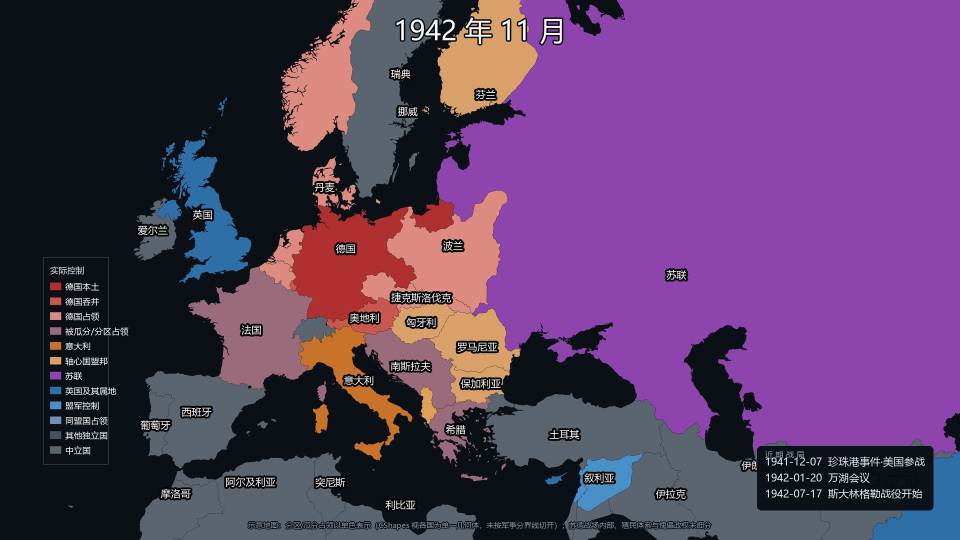
#> input picture site/assets/map_dark.jpg, 1920 x 1080 px (shown at 1/2 size)
$ python -i style_from_image.py   (imports and definitions only)
#> lines starting #> are read from the running program, lines starting #| are printed output that depends on the picture
#!/usr/bin/env python3
# -*- coding: utf-8 -*-
"""
风格提取层 · 从一张参考图提取风格并套用到地图
================================================
这就是「有输入图片的地方根据图片提取风格」。

**为什么用代码而不是调模型**
   实测过：让图像模型直接美化地图，它会连同数据一起美化掉
   （德国红/苏联紫被抹成一片褐色，中文标注变乱码，NCC −0.075）。
   但「提取风格」这件事本身是**可测量的**——色调分布、纸纹频率、
   颗粒强度、暗角曲线、白平衡，全都是统计量。既然是统计量，代码就能算，
   而且算出来是**确定性**的：同一张参考图 + 同一张底图 = 永远同一个结果。

**关键约束：保住信息**
   风格化最容易毁掉的是「哪些区域属于谁」这个信息。
   所以本模块分两条路：
     · tone/texture 模式（默认）：只取参考图的明暗、质感、白平衡，
       底图的**色相关系原样保留** → 德国红和苏联紫依然可辨
     · palette 模式：连配色一起换成参考图的色系，但会**保持颜色的相对区分度**
       （把底图调色板按明度序重锚到参考图的主色上）

用法
    python src/style_from_image.py extract 参考图.png --out style.json
    python src/style_from_image.py apply 底图.png --style style.json [--palette]
    python src/style_from_image.py demo 参考图.png 底图.png      # 一步到位
"""
from __future__ import annotations

import argparse
import json
import os
import sys

# [4 lines not run here, left out]

import numpy as np
from PIL import Image, ImageFilter

ROOT = os.path.dirname(os.path.dirname(os.path.abspath(__file__)))
OUT = os.path.join(ROOT, "output", "styled")


# ── 色彩工具 ────────────────────────────────────────────────
def _srgb_to_lin(c):
    return np.where(c <= 0.04045, c / 12.92, ((c + 0.055) / 1.055) ** 2.4)


def _lin_to_srgb(c):
    return np.where(c <= 0.0031308, c * 12.92, 1.055 * np.power(np.clip(c, 0, None), 1 / 2.4) - 0.055)


def luminance(rgb):
    """感知亮度（Rec.709 权重），在**线性**空间算才符合物理。"""
    lin = _srgb_to_lin(np.clip(rgb, 0, 1))
    return 0.2126 * lin[..., 0] + 0.7152 * lin[..., 1] + 0.0722 * lin[..., 2]


# ── HSL 工具（分类色重映射要用） ──────────────────────────────
def _hex_to_rgb01(h: str):
    h = h.lstrip("#")
    return tuple(int(h[i:i + 2], 16) / 255.0 for i in (0, 2, 4))


def _rgb01_to_hex(c) -> str:
    return "#%02x%02x%02x" % tuple(int(max(0.0, min(1.0, v)) * 255 + 0.5) for v in c)


# [25 lines left out: functions _rgb_to_hsl, _hsl_to_rgb, not called in this run]


def _hue_dist(a, b):
    d = abs(a - b) % 360.0
    return min(d, 360.0 - d)


# ── 分类色重映射：这是「抽风格」真正的落点 ────────────────────
# ── OKLab：大色相跨度插值必须用它 ────────────────────────────
# 为什么不能用 HSL 直接插色相：纸色从暖米(h≈43°)换到深蓝(h≈210°)要绕 167°，
# HSL 会沿色相环走过去，中途正好穿过**绿色** —— 半强度的蓝图风格会得到
# 一整片亮绿的场地（实测就是这么翻车的）。OKLab 是感知均匀空间，
# 两点之间走的是最短的感知路径，不会绕道别的色相。
# [187 lines left out: functions _srgb_to_oklab, _oklab_to_srgb, _blend_color, derive_palette, _hue_shortest, _palette_hue_spread and 1 more, not called in this run]


# ── 提取 ────────────────────────────────────────────────────
def extract_style(path: str, n_colors: int = 8, verbose: bool = True) -> dict:
    """把一张参考图量成一组可复用的风格参数。"""
#> called with path = '../site/assets/map_dark.jpg', n_colors = 8, verbose = True
    im = Image.open(path).convert("RGB")
#> im is the input picture: PIL image 1920x1080 RGB; mean R, G, B 90.4, 60.3, 100.5
    W, H = im.size
#> W = 1920; H = 1080
    # 大图先降采样：统计量不需要全分辨率，而且快得多
    scale = min(1.0, 900.0 / max(W, H))
#> scale = 0.469
    if scale < 1.0:
        im = im.resize((int(W * scale), int(H * scale)), Image.LANCZOS)
#> im: PIL image 900x506 RGB
    a = np.asarray(im, dtype=np.float32) / 255.0
    lum = luminance(a)
#> in _srgb_to_lin, `return np.where(c <= 0.04045, c / 12.92, ((c + 0.055) / 1.055) ** 2.4)`:
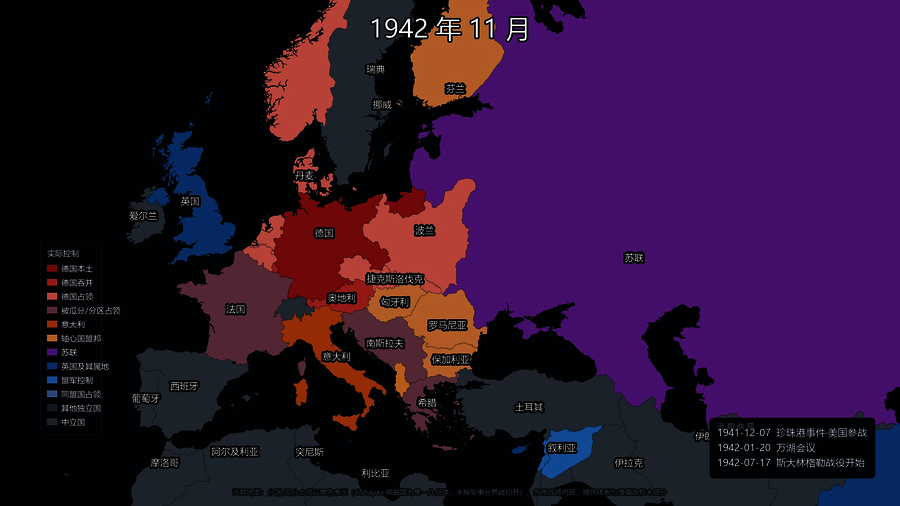
#> returned value: shape (506, 900, 3) float32; mean of channels 0, 1, 2 0.175, 0.0698, 0.201; drawn as R, G, B
#> in luminance, `return 0.2126 * lin[..., 0] + 0.7152 * lin[..., 1] + 0.0722 * lin[...,..`:
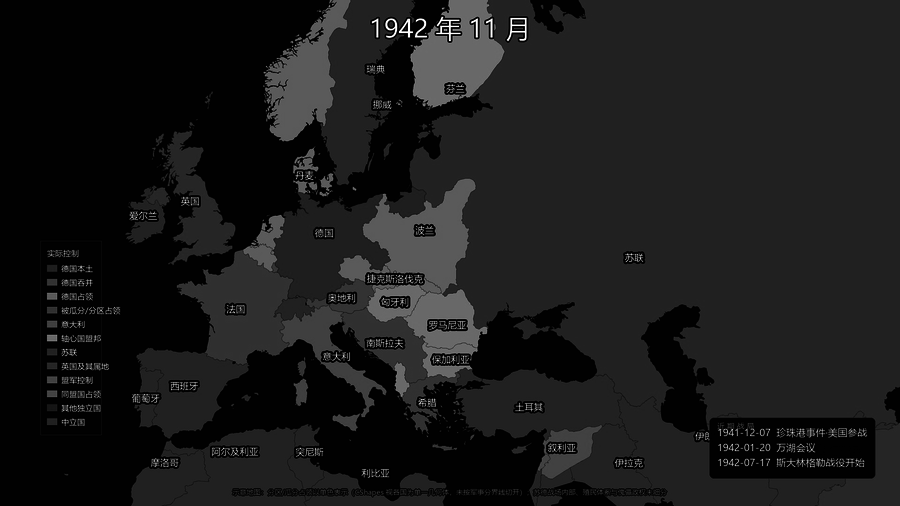
#> returned value: shape (506, 900) float32; min 0, max 1, mean 0.102

    # 1) 明暗分布：分位数比直方图更好存、更好插值
    qs = [0, 1, 5, 10, 25, 50, 75, 90, 95, 99, 100]
    levels = np.percentile(lum, qs).tolist()
#> levels = [0, 0.00202, 0.00496, 0.005, 0.005, 0.127, 0.128, 0.188, 0.354, 0.411, 1]

    # 2) 白平衡 / 色偏：比较三通道均值。参考图偏黄，给出 (R>G>B) 的增益
    means = a.reshape(-1, 3).mean(axis=0)
#> means = [0.356, 0.237, 0.395]
    gray = float(means.mean())
#> gray = 0.329
    gains = (means / max(gray, 1e-6)).tolist()
#> gains = [1.08, 0.719, 1.2]

    # 3) 平均饱和度：决定要不要把底图调淡
    mx = a.max(axis=2)
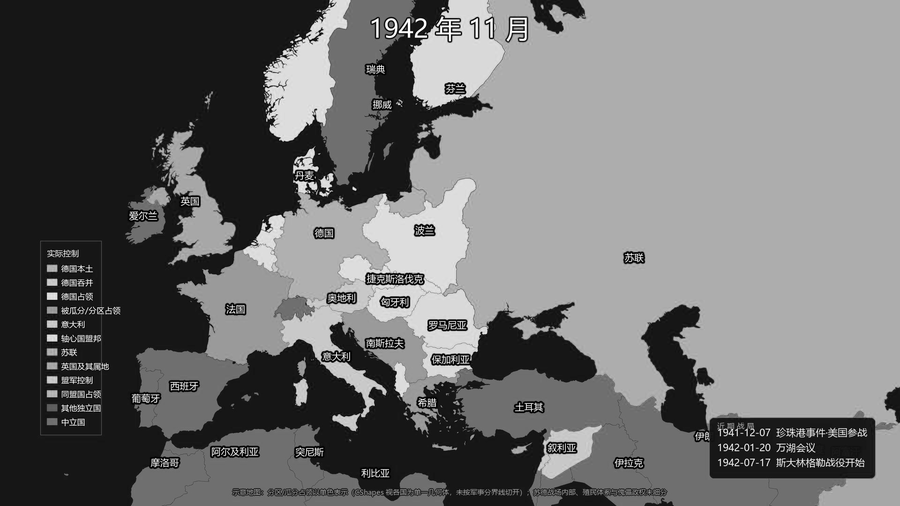
#> mx: shape (506, 900) float32; min 0, max 1, mean 0.434
    mn = a.min(axis=2)
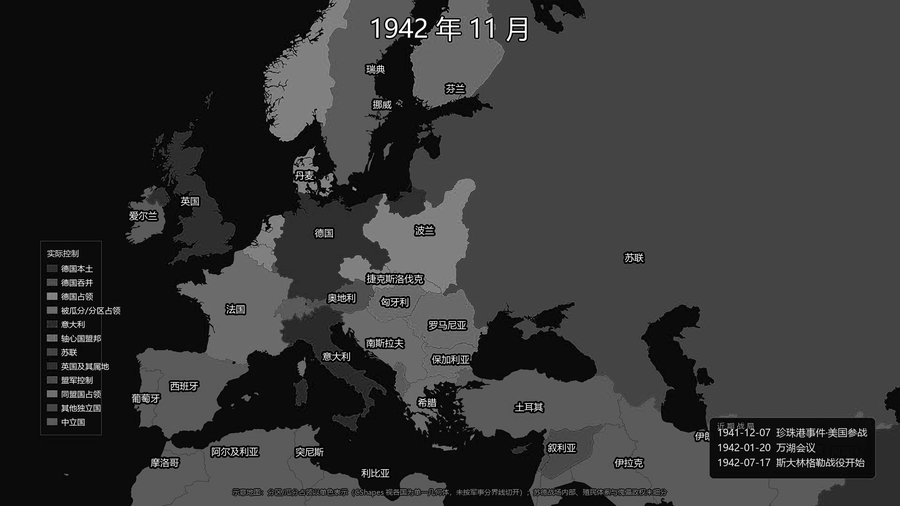
#> mn: shape (506, 900) float32; min 0, max 1, mean 0.211
    sat = np.where(mx > 1e-6, (mx - mn) / np.maximum(mx, 1e-6), 0.0)
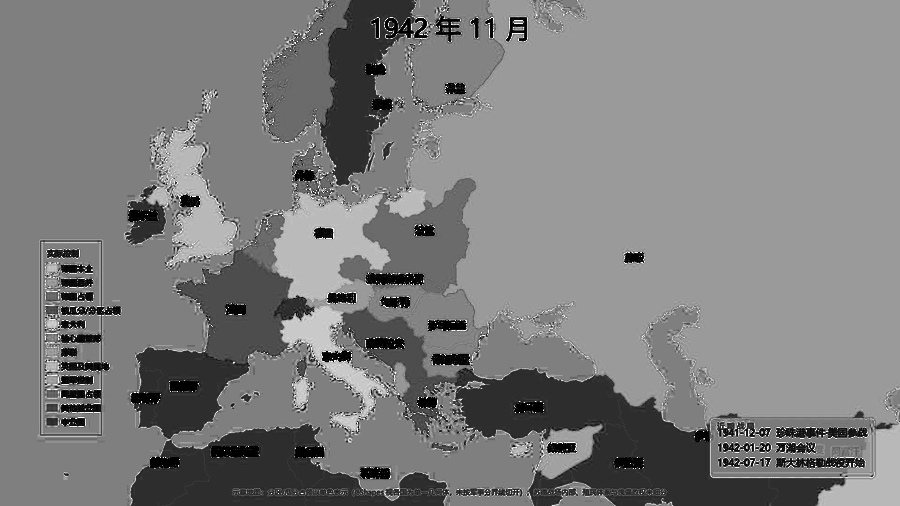
#> sat: shape (506, 900) float32; min 0, max 1, mean 0.493
    sat_mean = float(sat.mean())
#> sat_mean = 0.493

    # 4) 纸纹（低频）：重度模糊后的亮度起伏，反映纸张/光照的大尺度不均
    small = im.resize((max(8, im.width // 24), max(8, im.height // 24)), Image.LANCZOS)
    low = np.asarray(small.filter(ImageFilter.GaussianBlur(1.2)), dtype=np.float32) / 255.0
    low = luminance(low)
    low = (low - low.mean()) / max(low.std(), 1e-6)
#> low: shape (21, 37) float32

    # 5) 颗粒（高频）：原图减模糊，标准差就是颗粒强度
    blur = np.asarray(im.filter(ImageFilter.GaussianBlur(1.6)), dtype=np.float32) / 255.0
    hi = (a - blur)
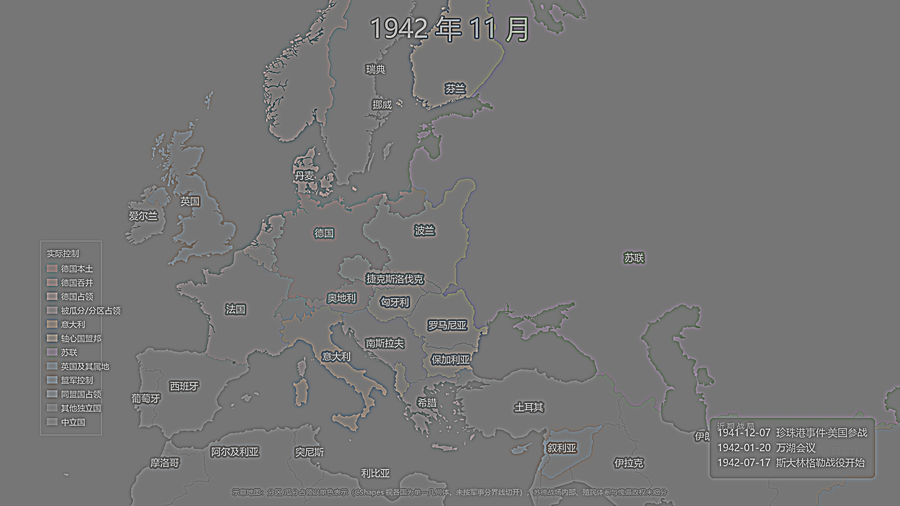
#> hi: shape (506, 900, 3) float32; mean R, G, B 3.09e-07, -1.31e-05, 9.12e-07; drawn with min black and max white
    grain = float(hi.std())
#> grain = 0.0607

    # 6) 暗角：四角亮度 / 中心亮度
    g = lum
    h, w = g.shape
#> h = 506; w = 900
    cy0, cy1 = int(h * 0.35), int(h * 0.65)
#> cy0 = 177; cy1 = 328
    cx0, cx1 = int(w * 0.35), int(w * 0.65)
#> cx0 = 315; cx1 = 585
    center = float(g[cy0:cy1, cx0:cx1].mean())
#> center = 0.18
    corners = float(np.mean([g[:h // 6, :w // 6].mean(), g[:h // 6, -w // 6:].mean(),
                             g[-h // 6:, :w // 6].mean(), g[-h // 6:, -w // 6:].mean()]))
#> corners = 0.0595
    vignette = float(np.clip(1.0 - corners / max(center, 1e-6), -0.5, 0.9))
#> vignette = 0.669

    # 7) 主色（供 palette 模式）：中位切分量化
    q = im.quantize(colors=n_colors, method=Image.MEDIANCUT).convert("RGB")
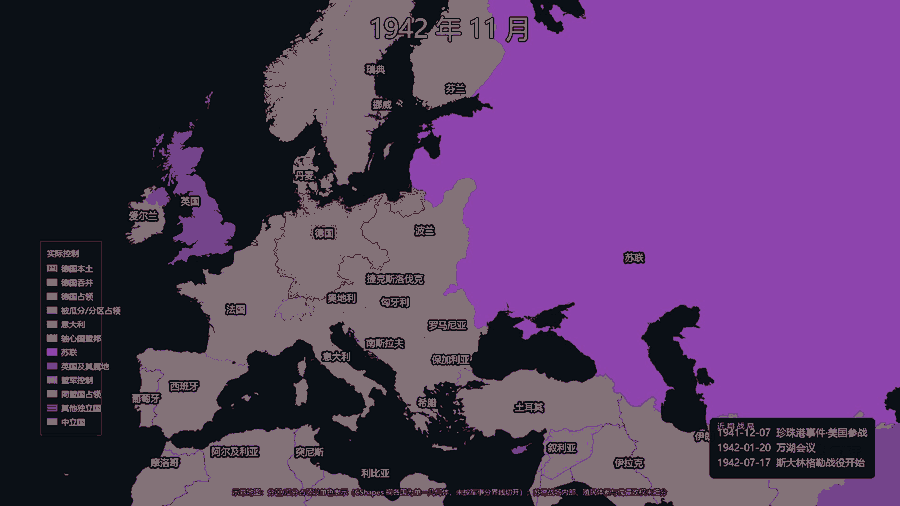
#> q: PIL image 900x506 RGB; mean R, G, B 89.2, 59.1, 102
    cnt = np.asarray(q).reshape(-1, 3)
    uniq, counts = np.unique(cnt, axis=0, return_counts=True)
#> uniq = [[6, 12, 18], [11, 16, 22], [66, 34, 48], [116, 68, 139], [131, 114, 120], [141, 68, 173], [142, 68, 170], [143, 68, 175]]; counts = [10953, 153045, 11660, 11448, 106997, 155713, 2610, 2974]
    order = np.argsort(-counts)[:n_colors]
#> order = [5, 1, 4, 2, 3, 0, 7, 6]
    palette = [{"hex": "#%02x%02x%02x" % tuple(int(v) for v in uniq[i]),
                "share": round(float(counts[i]) / counts.sum(), 4)} for i in order]
#> palette = 8 items

    prof = {
        "name": os.path.splitext(os.path.basename(path))[0],
        "source_size": [W, H],
        "lum_quantiles": {"q": qs, "v": [round(x, 4) for x in levels]},
        "white_balance_gain": [round(x, 4) for x in gains],
        "saturation": round(sat_mean, 4),
        "texture_strength": round(float(low.std()), 4),
        "grain": round(grain, 5),
        "vignette": round(vignette, 4),
        "palette": palette,
        "_texture_grid": [[round(float(v), 3) for v in row] for row in low.tolist()],
    }
    if verbose:
        print(f"参考图 {os.path.basename(path)}  {W}x{H}")
#| 参考图 map_dark.jpg  1920x1080
        print(f"  亮度中位 {np.percentile(lum,50):.3f}   "
              f"白平衡增益 R{gains[0]:.2f} G{gains[1]:.2f} B{gains[2]:.2f}")
#|   亮度中位 0.127   白平衡增益 R1.08 G0.72 B1.20
        print(f"  平均饱和 {sat_mean:.3f}   颗粒 {grain:.4f}   暗角 {vignette:.3f}")
#|   平均饱和 0.493   颗粒 0.0607   暗角 0.669
        print(f"  主色 {', '.join(p['hex'] for p in palette[:5])}")
#|   主色 #8d44ad, #0b1016, #837278, #422230, #74448b
    return prof


# ── 套用 ────────────────────────────────────────────────────
# [212 lines left out: functions _hist_match, apply_style, palette_variety, _remap_to_palette, main, not called in this run]


# [2 lines not run here, left out]

>>> result = extract_style('../site/assets/map_dark.jpg')
#> result = 10 items
